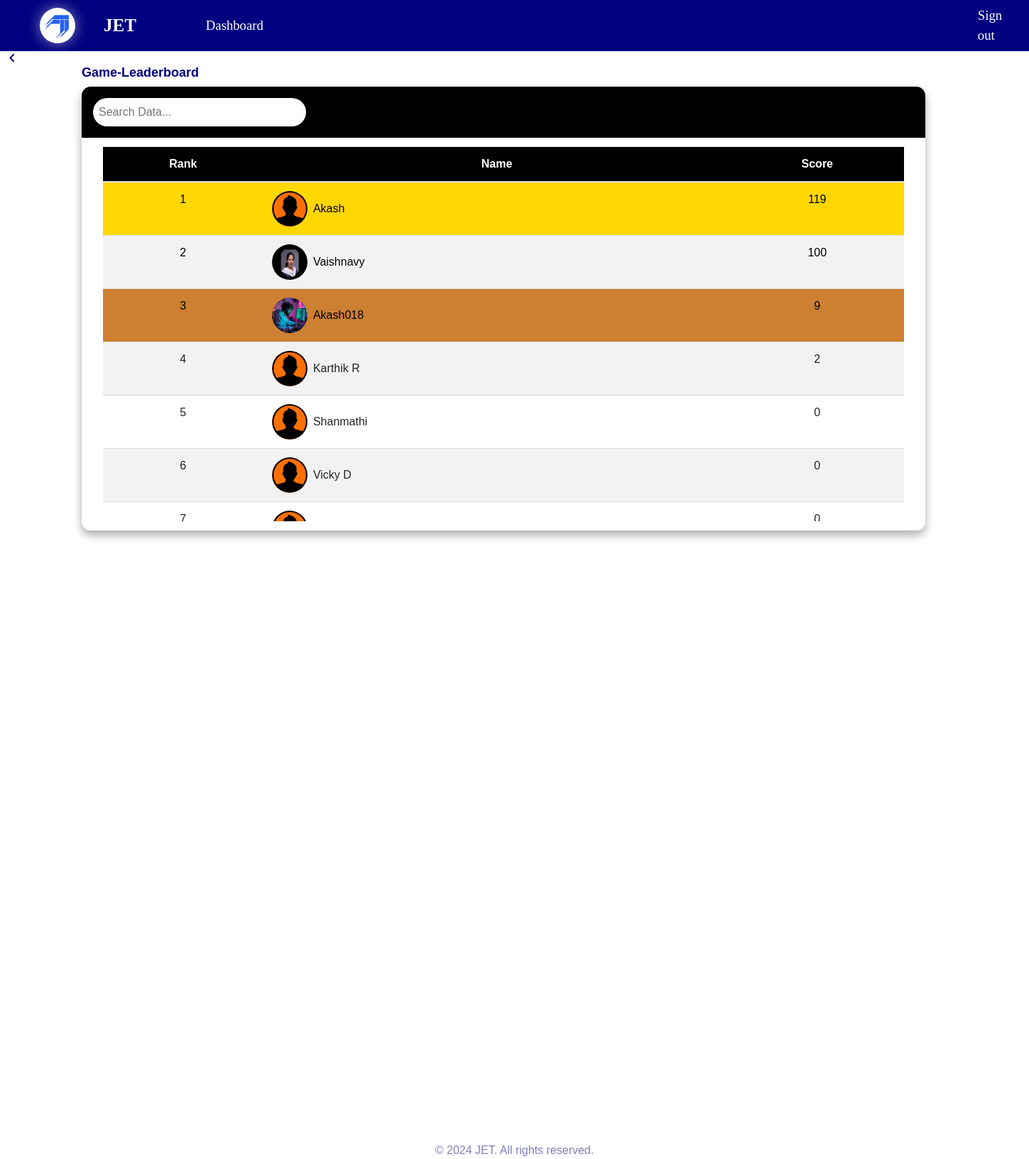
/Game-leaderboard/ (signed in), run on the app's committed database.
### app/models.py (models this page shows)
class User(AbstractUser, PermissionsMixin):
    username = models.CharField(max_length=50, blank=False, unique=True)
    About = models.CharField(max_length=50, null=True, blank=True)
    profile_picture = models.ImageField(upload_to='profile_pictures/', blank=True, null=True)
    first_name = models.CharField(max_length=25, blank=False)
    last_name = models.CharField(max_length=25, blank=False)
    email = models.EmailField(unique=True)
    emp_id = models.CharField(max_length=10, blank=True)
    designation = models.CharField(max_length=25, blank=True)
    Date_of_birth = models.DateField(null=True, blank=True)
    contact_no = models.CharField(max_length=10, blank=True)
    expertise = models.CharField(max_length=250, blank=True)
    certifications = models.CharField(max_length=250, blank=True)
    Date_of_joining = models.DateField(null=True, blank=True)
    department = models.CharField(max_length=255, blank=True)
    objects = CustomUserManager()
    USERNAME_FIELD = 'username'
    REQUIRED_FIELDS = []

### app/views.py (the view)
# urls.py: path('Game-leaderboard/', views.update_user_score, name='leaderboard1'),
@login_required
def update_user_score(request):
    user_profile = request.user.profile  # Get the user's profile
    current_time = timezone.now()
    if user_profile.last_login_time is None:
        user_profile.last_login_time = current_time
        user_profile.save()  # Save the profile to update the field
    if current_time >= user_profile.last_login_time + timedelta(days=7):
        user_profile.score = 0  # Reset score to 0 after 7 days
        user_profile.last_login_time = current_time  # Update last_login_time
        user_profile.save()  # Save changes
        return  # Exit early to avoid score calculation
    active_time = (current_time - user_profile.last_login_time).total_seconds() / 60  # Active time in minutes
    if active_time <= 5:
        score_increase = min(active_time, 5)  # Cap the score increase at 5
        user_profile.score += score_increase
    else:
        user_profile.score -= (active_time - 5)
        user_profile.score = max(user_profile.score, 0)
    if user_profile.score < 100:
        user_profile.score = 100  # Minimum score
    elif user_profile.score > 1000:
        user_profile.score = 1000  # Maximum score
    user_profile.last_login_time = current_time
    user_profile.save()  # Save changes to the database
    profiles = Profile.objects.all().order_by('-score')
    leaderboard = []
    for index, profile in enumerate(profiles):
        leaderboard.append({
            'rank': index + 1,  # Rank starts at 1
            'username': profile.user.username,
            'score': profile.score,
            'profile_picture': profile.profile_picture.url if profile.profile_picture else static('home/default-img.jpg'),  # Use static function
        })
    return render(request, 'leaderboard1.html', {'score': user_profile.score, 'leaderboard': leaderboard})

### templates/leaderboard1.html (shortened to what this page needs)
{% extends 'base.html' %}
{% load static %}
{% block content %}
</head>
<body>
    <a class="back-button" onclick="location.href='{% url 'bingo' %}'"></a>
    <h1 style="color:navy;font-weight: 800;margin-left: 100px;font-size:45;margin-top: 20px;">Game-Leaderboard</h1>
    <main class="table" id="customers_table">
        <section class="table__header">
            <input type="search" placeholder="Search Data...">
        </section>
        <section class="table__body">
            <table>
                <thead>
                    <tr>
                        <th>Rank</th>
                        <th>Name</th>
                        <th>Score</th>
                    </tr>
                </thead>
                <tbody>
                    {% for entry in leaderboard %}
                    <tr class="{% if entry.rank == 1 %}gold{% elif entry.rank == 2 %}silver{% elif entry.rank == 3 %}bronze{% endif %}">
                        <td>{{ entry.rank }}</td>
                        <td>
                            <div class="imgBox">
                                <img src="{{ entry.profile_picture }}" alt="Profile Picture" onerror="this.onerror=null; this.src='{% static 'home/default-img.jpg' %}'">
                                {{ entry.username }}
                            </div>
                        </td>
                        <td>{{ entry.score }}</td>
                    </tr>
                    {% endfor %}
                </tbody>
            </table>
        </section>
    </main><br><br><br><br><br><br><br><br><br><br><br><br><br><br><br><br><br><br><br><br><br><br><br><br><br><br><br><br><br><br><br><br><br><br><br>
{% endblock %}

### Static/css/master.css (style rules this page uses)
* { box-sizing: border-box; margin: 0; padding: 0; }
body { font-family: Arial, sans-serif; background-color:white; background-image: none; }
body h1 { color: navy!important; font-size: large; }

### templates/leaderboard1.html (style rules this page uses)
main.table { width: 82vw; background-color: rgba(255, 255, 255, 0.8); box-shadow: 0 .4rem .8rem #0005; border-radius: .8rem; overflow: hidden; margin-left: 100px; }
.table__header { padding: 1rem; display: flex; justify-content: space-between; align-items: center; background-color: black; color: white; }
.table__header input { padding: .5rem; border-radius: 2rem; border: none; outline: none; width: 300px; }
.table__body { width: 95%; margin: .8rem auto; max-height: calc(70vh - 2rem); overflow: auto; background: rgba(255, 255, 255, 0.9); }
table { width: 100%; border-collapse: collapse; }
th, td { text-align: center; padding: 1rem; border-bottom: 1px solid #ddd; }
th { background-color: black; color: white; }
tr:nth-child(even) { background-color: #f2f2f2; }
.imgBox { display: flex; align-items: center; }
.imgBox img { width: 50px; height: 50px; border-radius: 50%; margin-right: .5rem; }
.back-button { position: fixed; top: 30px; left: 5px; color: #fff; border: none; border-radius: 5px; cursor: pointer; font-size: 16px; margin-top: 40px; }
.back-button::before { content: ""; background-size: 24px 24px; background-position: center; background-repeat: no-repeat; width: 24px; height: 24px; display: inline-block; margin-right: 10px; }
.gold { background-color: gold; color: black; }
.silver { background-color: silver; color: black; }
.bronze { background-color: #cd7f32; color: black; }

### templates/base.html (style rules this page uses)
* { box-sizing: border-box; margin: 0; padding: 0; }
body { overflow-x: hidden; font-family: Arial, sans-serif; background-color: white; background-image: none; }
h1, h4 { color: navy!important; }
h1 { font-size: large; }
html { scroll-behavior: smooth; }

### data on the page
User: username "Akash"
User: username "Vaishnavy"
User: username "Akash018"
User: username "Karthik R"
User: username "Shanmathi"
User: username "Vicky D"

### other printed values
{{ entry.rank }} "1" "2" "3" "4" "5" "6"
{{ entry.score }} "119" "100" "9" "2" "0" "0"
